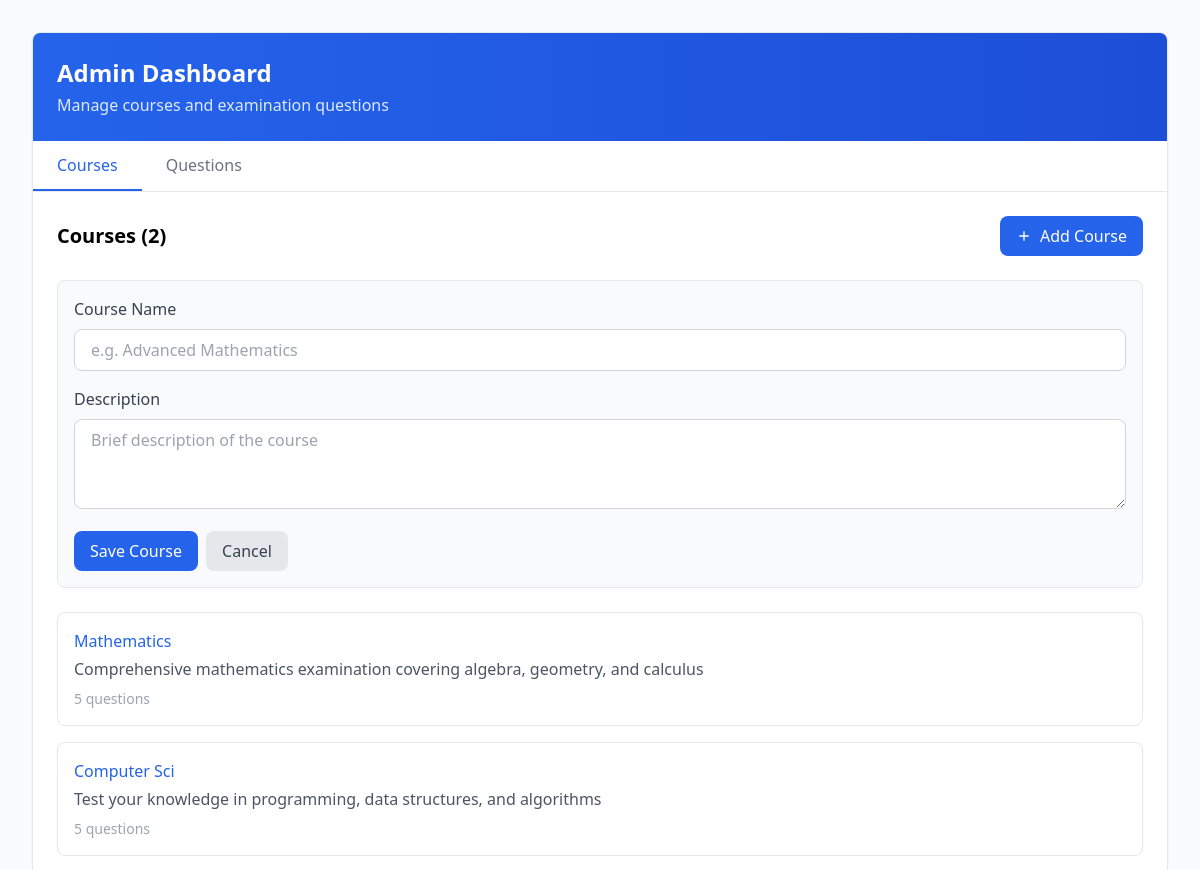
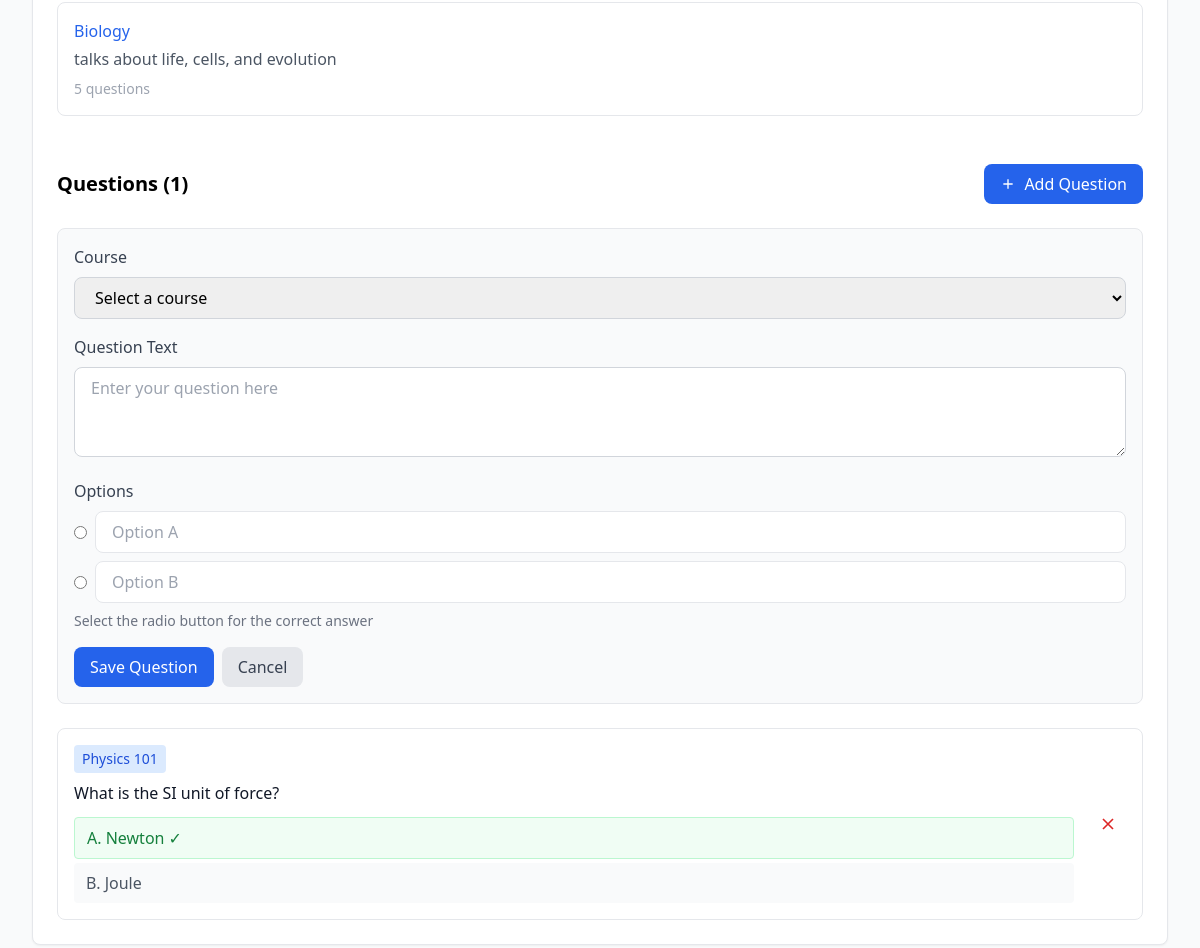
Screenshot of /control/ with the database file from the repository (2 pictures, top to bottom).
### exam/models.py (models this page shows, shortened)
class Subject(models.Model):
    name = models.CharField(max_length=15)
    description = models.CharField()

### exam/views.py (the view)
# urls.py: path('control/', control, name='admin'),
def control(request):
    subject = Subject.objects.only('name', 'description')
    return render(request, 'admin.html', {'subject': subject})

### exam/templates/admin.html (shortened to what this page needs)
<!DOCTYPE html>
<html lang="en">
<head>
  <script src="https://cdn.tailwindcss.com"></script>
</head>
<body class="min-h-screen bg-gray-50 p-8">
  <div class="max-w-6xl mx-auto">
    <div class="bg-white rounded-lg shadow-sm border border-gray-200 overflow-hidden">
      <div class="bg-gradient-to-r from-blue-600 to-blue-700 p-6">
        <h1 class="text-white text-2xl font-semibold">Admin Dashboard</h1>
        <p class="text-blue-100 mt-1">Manage courses and examination questions</p>
      </div>
      <div class="border-b border-gray-200">
        <div class="flex">
          <a href="#" class="px-6 py-3 border-b-2 border-blue-600 text-blue-600">
            Courses
          </a>
          <a href="#" class="px-6 py-3 border-b-2 border-transparent text-gray-500 hover:text-gray-700">
            Questions
          </a>
        </div>
      </div>
      <div class="p-6">
        <div>
          <div class="flex justify-between items-center mb-6">
            <h2 class="text-xl font-semibold">Courses (2)</h2>
            <button class="flex items-center gap-2 px-4 py-2 bg-blue-600 text-white rounded-lg hover:bg-blue-700">
              <svg class="w-4 h-4" fill="none" stroke="currentColor" stroke-width="2" viewBox="0 0 24 24">
                <path d="M12 5v14M5 12h14"/>
              </svg>
              Add Course
            </button>
          </div>
          <form class="mb-6 p-4 border border-gray-200 rounded-lg bg-gray-50">
            <div class="mb-4">
              <label class="block text-gray-700 mb-2">Course Name</label>
              <input
                type="text"
                class="w-full px-4 py-2 border border-gray-300 rounded-lg focus:ring-2 focus:ring-blue-500"
                placeholder="e.g. Advanced Mathematics"
              />
            </div>
            <div class="mb-4">
              <label class="block text-gray-700 mb-2">Description</label>
              <textarea
                rows="3"
                class="w-full px-4 py-2 border border-gray-300 rounded-lg focus:ring-2 focus:ring-blue-500"
                placeholder="Brief description of the course"
              ></textarea>
            </div>
            <div class="flex gap-2">
              <button class="px-4 py-2 bg-blue-600 text-white rounded-lg hover:bg-blue-700">
                Save Course
              </button>
              <button type="reset" class="px-4 py-2 bg-gray-200 text-gray-700 rounded-lg hover:bg-gray-300">
                Cancel
              </button>
            </div>
          </form>
          <div class="grid gap-4">
            {% for subject in subject %}
            <div class="p-4 border border-gray-200 rounded-lg hover:shadow-md">
              <h3 class="text-blue-600 font-medium">{{subject.name}}</h3>
              <p class="text-gray-600 mt-1">{{subject.description}}</p>
              <p class="text-sm text-gray-400 mt-2">5 questions</p>
            </div>
            {% endfor %}
          </div>
        </div>
        <div class="mt-12">
          <div class="flex justify-between items-center mb-6">
            <h2 class="text-xl font-semibold">Questions (1)</h2>
            <button class="flex items-center gap-2 px-4 py-2 bg-blue-600 text-white rounded-lg hover:bg-blue-700">
              <svg class="w-4 h-4" fill="none" stroke="currentColor" stroke-width="2" viewBox="0 0 24 24">
                <path d="M12 5v14M5 12h14"/>
              </svg>
              Add Question
            </button>
          </div>
          <form class="mb-6 p-4 border border-gray-200 rounded-lg bg-gray-50">
            <div class="mb-4">
              <label class="block text-gray-700 mb-2">Course</label>
              <select class="w-full px-4 py-2 border border-gray-300 rounded-lg focus:ring-2 focus:ring-blue-500">
                <option>Select a course</option>
              </select>
            </div>
            <div class="mb-4">
              <label class="block text-gray-700 mb-2">Question Text</label>
              <textarea
                rows="3"
                class="w-full px-4 py-2 border border-gray-300 rounded-lg focus:ring-2 focus:ring-blue-500"
                placeholder="Enter your question here"
              ></textarea>
            </div>
            <div class="mb-4">
              <label class="block text-gray-700 mb-2">Options</label>
              <div class="flex items-center gap-2 mb-2">
                <input type="radio" name="correct" />
                <input type="text" class="flex-1 px-4 py-2 border rounded-lg" placeholder="Option A" />
              </div>
              <div class="flex items-center gap-2 mb-2">
                <input type="radio" name="correct" />
                <input type="text" class="flex-1 px-4 py-2 border rounded-lg" placeholder="Option B" />
              </div>
              <p class="text-sm text-gray-500 mt-2">
                Select the radio button for the correct answer
              </p>
            </div>
            <div class="flex gap-2">
              <button class="px-4 py-2 bg-blue-600 text-white rounded-lg hover:bg-blue-700">
                Save Question
              </button>
              <button type="reset" class="px-4 py-2 bg-gray-200 text-gray-700 rounded-lg hover:bg-gray-300">
                Cancel
              </button>
            </div>
          </form>
          <div class="p-4 border border-gray-200 rounded-lg">
            <div class="flex justify-between">
              <div class="flex-1">
                <span class="inline-block px-2 py-1 bg-blue-100 text-blue-700 rounded text-sm mb-2">
                  Physics 101
                </span>
                <p class="text-gray-900 mb-3">
                  What is the SI unit of force?
                </p>
                <div class="space-y-1">
                  <div class="px-3 py-2 rounded bg-green-50 text-green-700 border border-green-200">
                    A. Newton ✓
                  </div>
                  <div class="px-3 py-2 rounded bg-gray-50 text-gray-600">
                    B. Joule
                  </div>
                </div>
              </div>
              <button class="ml-4 p-2 text-red-600 hover:bg-red-50 rounded-lg">
                <svg class="w-5 h-5" fill="none" stroke="currentColor" stroke-width="2" viewBox="0 0 24 24">
                  <path d="M6 18L18 6M6 6l12 12"/>
                </svg>
              </button>
            </div>
          </div>
        </div>
      </div>
    </div>
  </div>
</body>
</html>

### rows the page displays
Subject: name "Mathematics", description "Comprehensive mathematics examination covering algebra, geometry, and calculus"
Subject: name "Computer Sci", description "Test your knowledge in programming, data structures, and algorithms"
Subject: name "Biology", description "talks about life, cells, and evolution"
